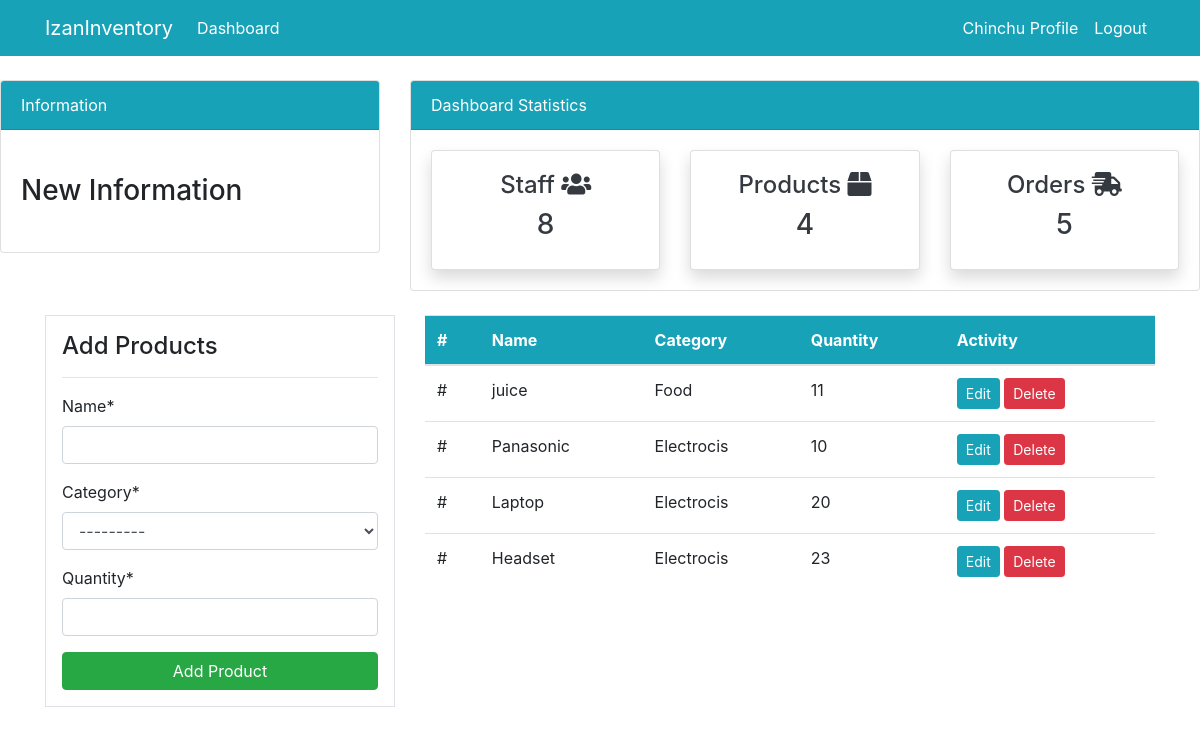
The app's page /product/ (signed in) with its own data.
### dashboard/models.py (models this page shows, shortened)
class Product(models.Model):
    name = models.CharField(max_length=100, null=True)
    quantity = models.PositiveIntegerField(null=True)
    category = models.CharField(max_length=50, choices= CATEGORY,null=True)

### dashboard/views.py (the view)
# urls.py: path('product/',views.product,name="dashboard-product"),
@login_required()
def product(request):
    items = Product.objects.all()
    items_count = items.count()
    workers_count = User.objects.all().count()
    orders_count = Order.objects.all().count()
    if request.method == 'POST':
        form = ProductForm(request.POST)
        if form.is_valid():
            form.save()
            product_name = form.cleaned_data.get('name')
            messages.success(request, f'{product_name} has been added')
            return redirect('dashboard-product')
    else:
        form = ProductForm()
    context = {
        'items': items,
        'form':form,
        'workers_count': workers_count,
        'items_count':items_count,
        'orders_count':orders_count
    }
    return  render(request,'dashboard/products.html',context)

### dashboard/forms.py
class ProductForm(forms.ModelForm):
    class Meta:
        model = Product
        fields = ['name','category','quantity']

### templates/dashboard/products.html (shortened to what this page needs)
{% extends 'partials/base.html' %}
{% load crispy_forms_tags %}
{% block content %}
{% include 'partials/topnav.html' %}
<div class="container">
    <div class="row my-4">
        <div class="col-md-4">
            <div class="border bg-white p-3">
                <h4>Add Products</h4>
                <hr>
                <form method = 'POST'>
                    {{ form|crispy }}
                    <input class="btn btn-success btn-block" type="submit" value="Add Product">
                </form>
            </div>
        </div>
        <div class="col-md-8">
            <table class="table bg-white">
                <thead class="bg-info">
                    <tr class="text-white">
                        <th scope="col">#</th>
                        <th scope="col">Name</th>
                        <th scope="col">Category</th>
                        <th scope="col">Quantity</th>
                        <th scope="col">Activity</th>
                    </tr>
                </thead>
                <tbody>
                    {% for item in items %}
                    <tr>
                        <td>#</td>
                        <td>{{item.name}}</td>
                        <td>{{item.category}}</td>
                        <td>{{item.quantity}}</td>
                        <td>
                            <a class="btn btn-info btn-sm" href="{% url 'dashboard-product-update' item.id %}">Edit</a>
                            <a class="btn btn-danger btn-sm" href="{% url 'dashboard-product-delete' item.id %}">Delete</a>
                        </td>
                    </tr>
                    {% endfor %}
                </tbody>
            </table>
        </div>
    </div>
</div>
{% endblock %}

### templates/partials/nav.html (shortened to what this page needs)
<nav class="navbar navbar-expand-lg navbar-info bg-info">
    {% if user.is_authenticated %}
    <div class="container">
        <a class="navbar-brand text-white" href="{% url 'dashboard-index' %}">IzanInventory</a>
        <div class="collapse navbar-collapse" id="navbarSupportedContent">
            <ul class="navbar-nav mr-auto">
                <li class="nav-item active">
                    <a class="nav-link text-white" href="{% url 'dashboard-index' %}">Dashboard </a>
                </li>
            </ul>
            <ul class="navbar-nav ml-auto">
                <li class="nav-item active">
                    <a class="nav-link text-white" href="{% url 'user-profile' %}"> {{ user.username }} Profile
                        <span class="sr-only">(current)</span></a>
                </li>
                <li class="nav-item">
                    <a class="nav-link text-white" href="{% url 'user-logout' %}">Logout</a>
                </li>
            </ul>
            {% endif %}
        </div>
    </div>
</nav>

### records on screen
Product: name "juice", category "Food", quantity "11"
Product: name "Panasonic", category "Electrocis", quantity "10"
Product: name "Laptop", category "Electrocis", quantity "20"
Product: name "Headset", category "Electrocis", quantity "23"

### other values on screen
{{ user.username }} "Chinchu"
{{ workers_count }} "8"
{{ items_count }} "4"
{{ orders_count }} "5"
